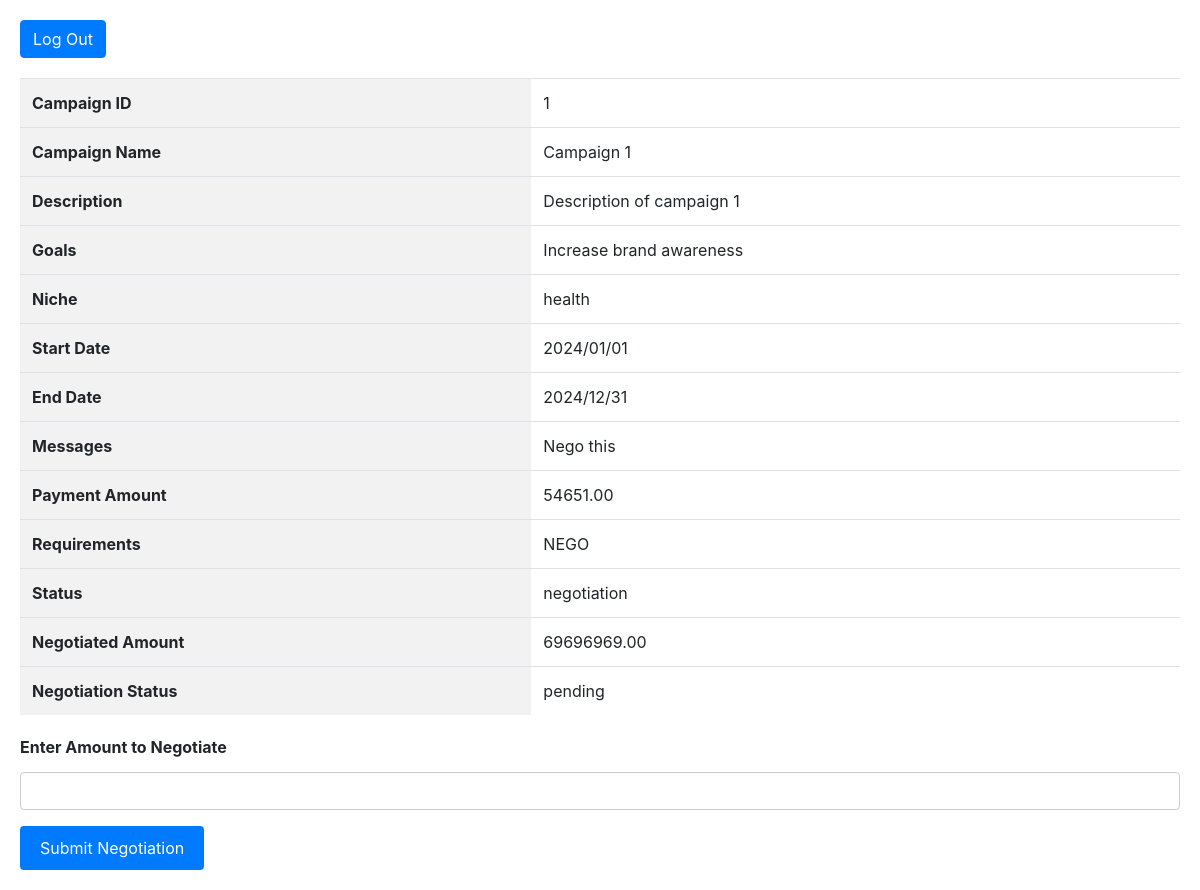
The page /influencer/nego_adrequest/7 (signed in) on the database its author committed.
### models.py (models this page shows, shortened)
class Campaign(db.Model):
    __tablename__ = "campaigns"
    campaign_id = db.Column(db.Integer, primary_key=True, autoincrement=True)
    sponsor_id = db.Column(
        db.Integer, db.ForeignKey("sponsors.sponsor_id"), nullable=False
    )
    name = db.Column(db.String(255), nullable=False)
    description = db.Column(db.Text, nullable=False)
    start_date = db.Column(db.Date)
    end_date = db.Column(db.Date)
    budget = db.Column(db.Numeric(10, 2), nullable=False)
    visibility = db.Column(db.Enum("public", "private"),default="public")
    goals = db.Column(db.Text, nullable=False)
    niche = db.Column(db.String(255), nullable=False)
    ad_requests = db.relationship("AdRequest", backref="campaign", lazy=True)
    campaign_flags = db.relationship("CampaignFlag", backref="campaign", lazy=True)

class AdRequest(db.Model):
    __tablename__ = "ad_requests"
    ad_request_id = db.Column(db.Integer, primary_key=True, autoincrement=True)
    campaign_id = db.Column(
        db.Integer, db.ForeignKey("campaigns.campaign_id"), nullable=False
    )
    influencer_id = db.Column(
        db.Integer, db.ForeignKey("influencers.influencer_id"), nullable=False
    )
    requirements = db.Column(db.Text)
    payment_amount = db.Column(db.Numeric(10, 2))
    status = db.Column(db.Enum("pending", "accepted", "rejected", "negotiation") , default = "pending")
    messages = db.Column(db.Text)
    negotiations = db.relationship("Negotiation", backref="ad_request", lazy=True)

class Negotiation(db.Model):
    __tablename__ = "negotiations"
    negotiation_id = db.Column(db.Integer, primary_key=True, autoincrement=True)
    ad_request_id = db.Column(
        db.Integer, db.ForeignKey("ad_requests.ad_request_id"), nullable=False
    )
    influencer_id = db.Column(
        db.Integer, db.ForeignKey("influencers.influencer_id"), nullable=False
    )
    proposed_payment_amount = db.Column(db.Numeric(10, 2))
    negotiation_status = db.Column(db.Enum("pending", "accepted", "rejected") ,default = "pending")

### influencer.py (the view, shortened to what this page needs)
@influencer.route("/nego_adrequest/<int:adrequest_id>" ,methods=['GET', 'POST'])
def nego_adrequest(adrequest_id):
    if "user_name" in session and "role" in session:
        if session["role"] == "influencer":
            user_id = session["user_id"]
            influencer_id = Influencer.query.filter_by(user_id=user_id).first().influencer_id
            data = helper.get_influencer_campaigns(influencer_id)
            show_info = None
            for d in data:
                if d['ad_request_id'] == adrequest_id:
                    show_info = d
                    break
            if show_info['negotiation_status'] == "accepted" and show_info['status'] == "accepted" :
                flash("You have Already Accepted the Ad Request !! ","failure")
                return redirect(url_for("influencer.login"))
            elif show_info['negotiation_status'] == "rejected":
                flash("You have Already Rejected the Ad Request !! ","failure")
                return redirect(url_for("influencer.login"))
            return render_template("influencer_nego.html", show_info = show_info)
    flash("Please Login !","faliled")
    return redirect(url_for("influencer.login"))

### app.py (called while the page is built)
@app.before_request
def create_tables():
    init_db(app)

### models.py (called while the page is built, shortened)
def init_db(app):
    with app.app_context():
        db.create_all()

### templates/influencer_nego.html (shortened to what this page needs)
<!DOCTYPE html>
<html lang="en">
<head>
    <link href="https://maxcdn.bootstrapcdn.com/bootstrap/4.5.2/css/bootstrap.min.css" rel="stylesheet">
</head>
<body>
    <nav>
        <button class="btn btn-primary" onclick="location.href='/logout'">Log Out</button>
    </nav>
    <table class="table">
        <tr>
            <th>Campaign ID</th>
            <td>{{ show_info.campaign_id }}</td>
        </tr>
        <tr>
            <th>Campaign Name</th>
            <td>{{ show_info.campaign_name }}</td>
        </tr>
        <tr>
            <th>Description</th>
            <td>{{ show_info.description }}</td>
        </tr>
        <tr>
            <th>Goals</th>
            <td>{{ show_info.goals }}</td>
        </tr>
        <tr>
            <th>Niche</th>
            <td>{{ show_info.niche }}</td>
        </tr>
        <tr>
            <th>Start Date</th>
            <td>{{ show_info.start_date }}</td>
        </tr>
        <tr>
            <th>End Date</th>
            <td>{{ show_info.end_date }}</td>
        </tr>
        <tr>
            <th>Messages</th>
            <td>{{ show_info.messages }}</td>
        </tr>
        <tr>
            <th>Payment Amount</th>
            <td>{{ show_info.payment_amount }}</td>
        </tr>
        <tr>
            <th>Requirements</th>
            <td>{{ show_info.requirements }}</td>
        </tr>
        <tr>
            <th>Status</th>
            <td>{{ show_info.status }}</td>
        </tr>
        <tr>
            <th>Negotiated Amount</th>
            <td>{{ show_info.negotiated_amount }}</td>
        </tr>
        <tr>
            <th>Negotiation Status</th>
            <td>{{ show_info.negotiation_status }}</td>
        </tr>
    </table>
    <form method="POST" action="{{ url_for('influencer.nego_adrequest', adrequest_id=show_info.ad_request_id) }}">
        <div class="form-group">
            <label for="nego_amount">Enter Amount to Negotiate</label>
            <input type="number" class="form-control" id="nego_amount" name="nego_amount" required>
        </div>
        <button type="submit" class="btn btn-primary">Submit Negotiation</button>
    </form>
</body>
</html>

### templates/influencer_nego.html (style rules this page uses)
body { padding: 20px; }
nav { margin-bottom: 20px; }
table { margin-top: 20px; width: 100%; }
th, td { padding: 10px; text-align: left; }
th { background-color: #f2f2f2; }
form { margin-top: 20px; }
label { font-weight: bold; }
input[type="number"] { width: 100%; padding: 10px; margin-top: 5px; margin-bottom: 15px; border: 1px solid #ccc; border-radius: 4px; box-sizing: border-box; }
button[type="submit"] { padding: 10px 20px; background-color: #007bff; color: #fff; border: none; border-radius: 4px; cursor: pointer; }

### rows shown on the page
Campaign: campaign_name "Campaign 1", description "Description of campaign 1", goals "Increase brand awareness", niche "health"
AdRequest: messages "Nego this", requirements "NEGO", status "negotiation"
Negotiation: negotiation_status "pending"

### other values the page prints
{{ show_info.campaign_id }} "1"
{{ show_info.start_date }} "2024/01/01"
{{ show_info.end_date }} "2024/12/31"
{{ show_info.payment_amount }} "54651.00"
{{ show_info.negotiated_amount }} "69696969.00"
